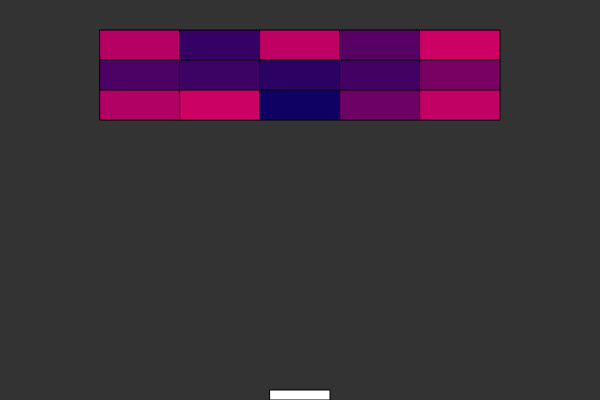
Frame 1 (no input)
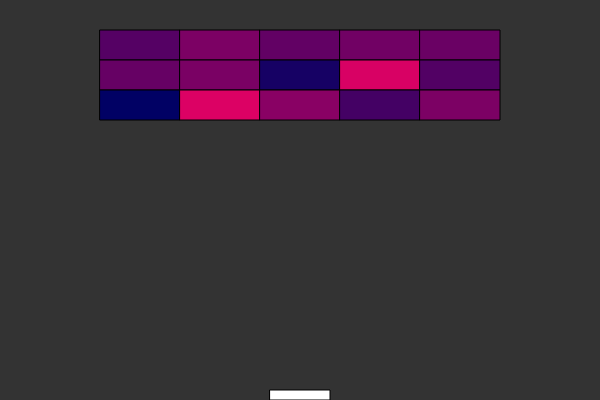
Frame 60 (no input)
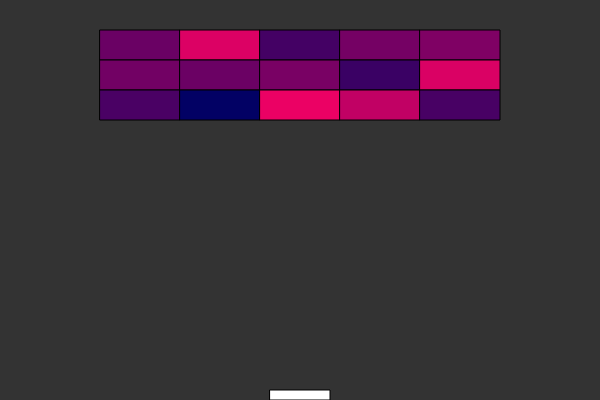
Frame 120 (the mouse pressed at the canvas centre since frame 60)

The p5.js sketch that drew these frames (run headless with seeded random() and noise() and a simulated clock; from frame 60 on, the mouse is pressed at the canvas centre):

// p5.js sketch
// ── sketch.js
var base;
var blocks = [];
var shoots = [];
var yPosition = 0;

function setup() {
	createCanvas(600, 400);
	base = new breackout();
	for(var i = 0; i <= 2; i++){
		blocks[i] = [];
		yPosition += 30;
		for(var j = 0; j <= 4; j++){
			blocks[i][j] = new block(j*80+100, yPosition);
		}
	}
}

function draw() {
	background(51);
    base.show();
	for(var i = 0; i < shoots.length; i++){
		shoots[i].show();
		shoots[i].move();
	}
	for(var i = 0; i <= 2; i++){
		for(var j = 0; j <= 4; j++){
			blocks[i][j].show();
		}
	}
}
function keyPressed(){
	if(keyCode === UP_ARROW){
		var shoot = new shooter(base.x + 30, height-20);
		shoots.push(shoot);
	}
	if(keyCode === RIGHT_ARROW){
		base.move(1);
	}else if(keyCode === LEFT_ARROW){
		base.move(-1);
	}
}
// ── block.js
function block(x, y){
	this.x = x;
	this.y = y;

	this.show = function(){;
		fill(random(255), 1, 100);
		rect(this.x, this.y, 80, 30)
	}
}
// ── breackout.js
function breackout(){
	this.x = width / 2 - 30;

	this.show = function(){
		fill(255);
		rect(this.x, height - 10, 60, 10)
	}

	this.move = function(dir){
		this.x += dir * 60;
	}
}
// ── shooter.js
function shooter(x, y){
	this.x = x;
	this.y = y;

	this.show = function(){
		fill(360, 0, 0);
		ellipse(this.x, this.y, 20, 20)
	}

	this.move = function(){
		this.y = this.y - 5;
	}
}
